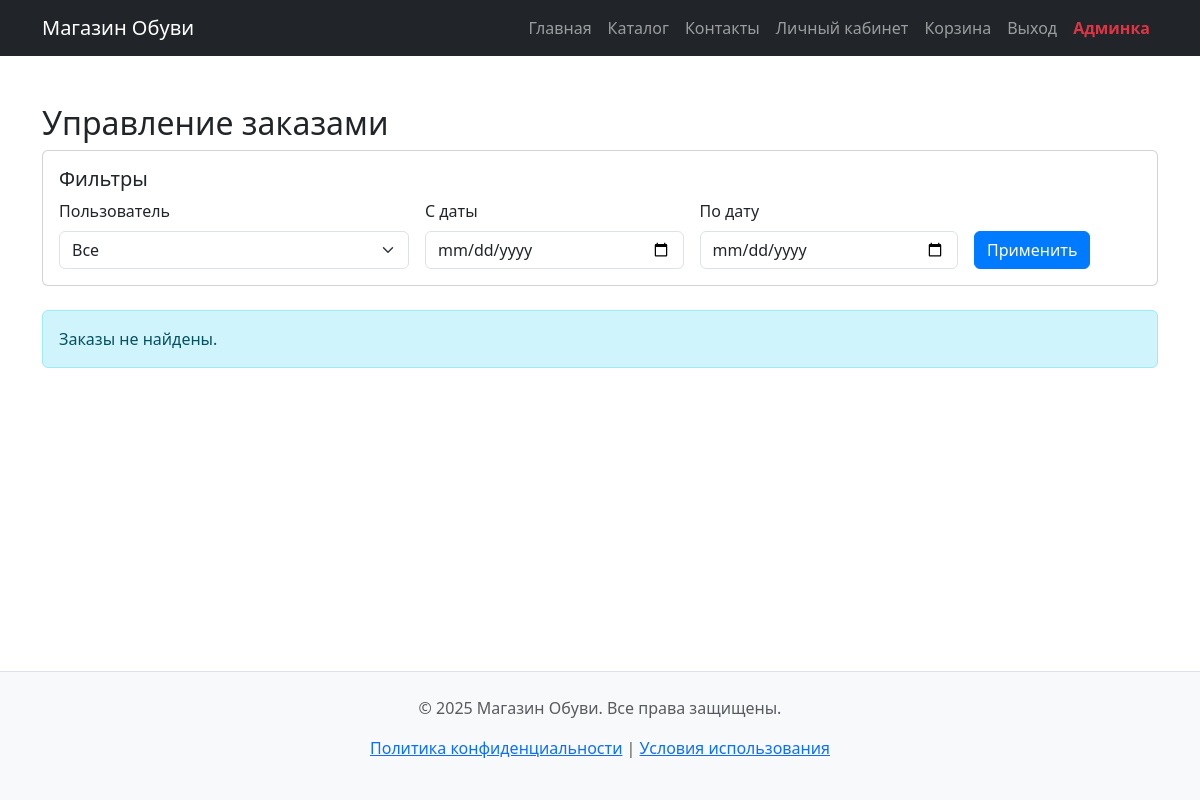
The app's page /admin/orders.php (signed in), older data.
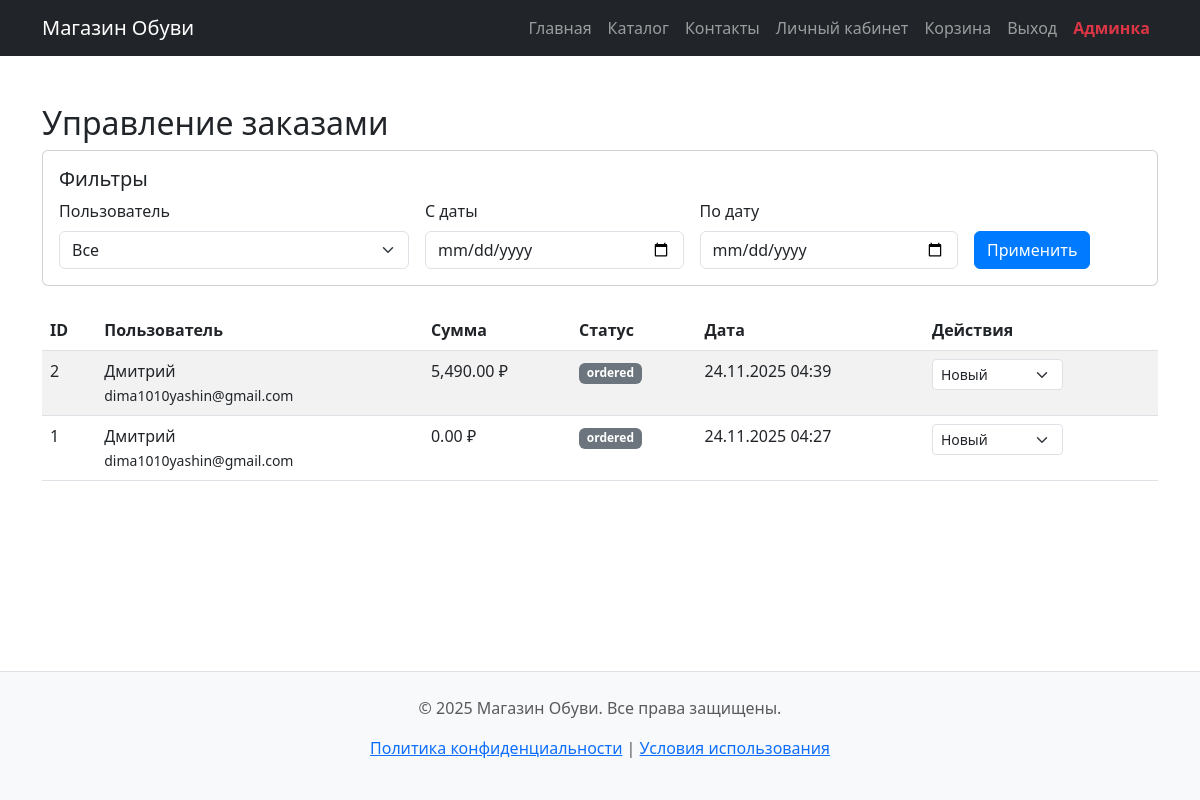
The same page, newer data.
### tables this page shows
CREATE TABLE `orders` (
  `id` int(11) NOT NULL AUTO_INCREMENT,
  `user_id` int(11) NOT NULL,
  `total` decimal(10,2) NOT NULL,
  `status` enum('ordered','processing','shipped','delivered') DEFAULT 'ordered',
  `delivery_address` text DEFAULT NULL,
  `phone` varchar(20) DEFAULT NULL,
  `comment` text DEFAULT NULL,
  `created_at` timestamp NULL DEFAULT current_timestamp(),
  PRIMARY KEY (`id`),
  KEY `user_id` (`user_id`),
  CONSTRAINT `orders_ibfk_1` FOREIGN KEY (`user_id`) REFERENCES `users` (`id`) ON DELETE CASCADE
);

CREATE TABLE `users` (
  `id` int(11) NOT NULL AUTO_INCREMENT,
  `name` varchar(100) NOT NULL,
  `email` varchar(100) NOT NULL,
  `password` varchar(255) NOT NULL,
  `phone` varchar(20) DEFAULT NULL,
  `address` text DEFAULT NULL,
  `role` enum('user','admin') DEFAULT 'user',
  `created_at` timestamp NULL DEFAULT current_timestamp(),
  PRIMARY KEY (`id`),
  UNIQUE KEY `email` (`email`)
);

### admin/orders.php (the view, shortened to what this page needs)
<?php
include '../config.php';
$date_from = $_GET['date_from'] ?? null;
$date_to = $_GET['date_to'] ?? null;
$sql = "
    SELECT o.*, u.name AS user_name, u.email
    FROM orders o
    JOIN users u ON o.user_id = u.id
    WHERE 1=1
";
$params = [];
$sql .= " ORDER BY o.created_at DESC";
$stmt = $pdo->prepare($sql);
$stmt->execute($params);
$orders = $stmt->fetchAll();
?>
<?php include '../header.php'; ?>
<div class="container mt-5">
    <h2>Управление заказами</h2>
    <div class="card mb-4">
        <div class="card-body">
            <h5>Фильтры</h5>
            <form method="GET" class="row g-3">
                <div class="col-md-4">
                    <label class="form-label">Пользователь</label>
                    <select name="user_id" class="form-select">
                        <option value="">Все</option>
                    </select>
                </div>
                <div class="col-md-3">
                    <label class="form-label">С даты</label>
                    <input type="date" name="date_from" class="form-control" value="<?= htmlspecialchars($date_from ?? '') ?>">
                </div>
                <div class="col-md-3">
                    <label class="form-label">По дату</label>
                    <input type="date" name="date_to" class="form-control" value="<?= htmlspecialchars($date_to ?? '') ?>">
                </div>
                <div class="col-md-2 d-flex align-items-end">
                    <button type="submit" class="btn btn-primary">Применить</button>
                </div>
            </form>
        </div>
    </div>
    <?php if (empty($orders)): ?>
        <div class="alert alert-info">Заказы не найдены.</div>
    <?php else: ?>
        <table class="table table-striped">
            <thead>
                <tr>
                    <th>ID</th>
                    <th>Пользователь</th>
                    <th>Сумма</th>
                    <th>Статус</th>
                    <th>Дата</th>
                    <th>Действия</th>
                </tr>
            </thead>
            <tbody>
                <?php foreach ($orders as $o): ?>
                <tr>
                    <td><?= $o['id'] ?></td>
                    <td>
                        <?= htmlspecialchars($o['user_name']) ?><br>
                        <small><?= $o['email'] ?></small>
                    </td>
                    <td><?= number_format($o['total'], 2) ?> ₽</td>
                    <td>
                        <span class="badge bg-<?= match($o['status']) {
                            'ordered' => 'secondary',
                            'processing' => 'warning',
                            'shipped' => 'info',
                            'delivered' => 'success',
                            default => 'secondary'
                        }; ?>">
                            <?= $o['status'] ?>
                        </span>
                    </td>
                    <td><?= date('d.m.Y H:i', strtotime($o['created_at'])) ?></td>
                    <td>
                        <form method="POST" class="d-inline">
                            <select name="status" class="form-select form-select-sm d-inline w-auto" onchange="this.form.submit()">
                                <option value="ordered" <?= $o['status'] == 'ordered' ? 'selected' : '' ?>>Новый</option>
                            </select>
                        </form>
                    </td>
                </tr>
                <?php endforeach; ?>
            </tbody>
        </table>
    <?php endif; ?>
</div>
<?php include '../footer.php'; ?>

### header.php (shortened to what this page needs)
<!DOCTYPE html>
<html lang="ru">
<head>
    <link href="https://cdn.jsdelivr.net/npm/bootstrap@5.3.0/dist/css/bootstrap.min.css" rel="stylesheet">
    <link href="css/style.css" rel="stylesheet">
    <link rel="stylesheet" href="https://cdn.jsdelivr.net/npm/bootstrap-icons@1.10.5/font/bootstrap-icons.css">
</head>
<body>
    <nav class="navbar navbar-expand-lg navbar-dark bg-dark">
        <div class="container">
            <a class="navbar-brand" href="index.php">Магазин Обуви</a>
            <ul class="navbar-nav ms-auto">
                <li class="nav-item"><a class="nav-link" href="index.php">Главная</a></li>
                <li class="nav-item"><a class="nav-link" href="catalog.php">Каталог</a></li>
                <li class="nav-item"><a class="nav-link" href="contact.php">Контакты</a></li>
                <?php if (isset($_SESSION['user_id'])): ?>
                    <li class="nav-item"><a class="nav-link" href="profile.php">Личный кабинет</a></li>
                    <li class="nav-item"><a class="nav-link" href="cart.php">Корзина</a></li>
                    <li class="nav-item"><a class="nav-link" href="logout.php">Выход</a></li>
                    <?php if ($_SESSION['role'] === 'admin'): ?>
                    <li class="nav-item">
                        <a class="nav-link text-danger fw-bold" href="admin/index.php">Админка</a>
                    </li>
                <?php endif; ?>
                <?php else: ?>
                    <li class="nav-item"><a class="nav-link" href="login.php">Вход</a></li>
                    <li class="nav-item"><a class="nav-link" href="register.php">Регистрация</a></li>
                <?php endif; ?>
            </ul>
        </div>
    </nav>
    <main>

### footer.php (shortened to what this page needs)
    </main>
    <footer class="bg-light text-center text-muted py-4">
        <p>&copy; 2025 Магазин Обуви. Все права защищены.</p>
        <p><a href="#">Политика конфиденциальности</a> | <a href="#">Условия использования</a></p>
    </footer>
</body>
</html>

### css/style.css (style rules this page uses)
html, body { margin: 0; padding: 0; min-height: 100vh; display: flex; flex-direction: column; font-family: 'Segoe UI', Tahoma, Geneva, Verdana, sans-serif; }
main { flex: 1; }
footer { margin-top: auto; background-color: #f8f9fa; padding: 2rem 0; border-top: 1px solid #dee2e6; }
.card { transition: transform 0.3s ease, box-shadow 0.3s ease; }
.btn-primary { background-color: #007bff; border-color: #007bff; transition: all 0.3s ease; }

Row changes from the older to the newer data that the page shows:
added orders: id "2", user.name "Дмитрий", user.email "dima1010yashin@gmail.com", total "5,490.00", status "ordered", created_at "24.11.2025 04:39", status "Новый"
added orders: id "1", user.name "Дмитрий", user.email "dima1010yashin@gmail.com", total "0.00", status "ordered", created_at "24.11.2025 04:27", status "Новый"
Text that changed along with them:
text no longer shown: "Заказы не найдены."
text now shown: "ID Пользователь Сумма Статус Дата Действия"
